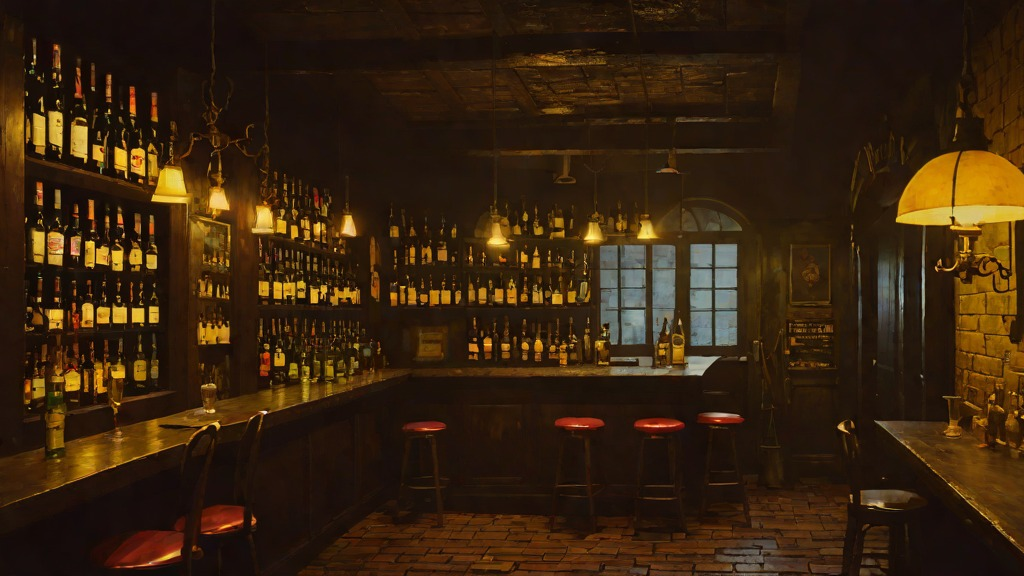
#> input picture art/fontes/fundo_porao_4.jpg, 1024 x 576 px
$ python montar_cena.py
#> lines starting #> are read from the running program, lines starting #| are printed output that depends on the picture
### art/recorte.py
"""Transforma um retrato (PNG com fundo recortado) em recorte de revista com borda de papel.

Uso: python3 art/recorte.py entrada.png saida.png [LARGURA]
A borda é irregular, como cortada à tesoura, e o papel tem uma textura leve.
"""
import sys

import numpy as np
from PIL import Image, ImageChops, ImageFilter

PAPEL = (236, 228, 210)


def recorte(entrada, saida, largura=900, borda=16, seed=7):
    im = Image.open(entrada).convert("RGBA")
    im = im.resize((largura, round(im.height * largura / im.width)), Image.LANCZOS)
    pad = borda * 3
    W, H = im.width + 2 * pad, im.height + 2 * pad
    foto = Image.new("RGBA", (W, H), (0, 0, 0, 0))
    foto.paste(im, (pad, pad))

    # A base do retrato é um corte reto: estende o alfa até a borda de baixo
    alfa = np.array(foto.getchannel("A")) >= 128
    alfa[pad + im.height - 2:, :] = alfa[pad + im.height - 3, :]
    alfa[H - pad // 2:, :] = False
    foto_a = Image.fromarray((alfa * 255).astype(np.uint8))

    # Borda de papel: o recorte engordado, com contorno irregular de tesoura
    gordo = foto_a.filter(ImageFilter.MaxFilter(borda * 2 + 1))
    rng = np.random.default_rng(seed)
    ruido = Image.fromarray((rng.random((H // 6 + 1, W // 6 + 1)) * 255).astype(np.uint8)).resize((W, H), Image.BICUBIC)
    gordo = ImageChops.multiply(gordo.filter(ImageFilter.GaussianBlur(5)), Image.eval(ruido, lambda v: 170 + v // 3))
    papel_a = gordo.point(lambda v: 255 if v > 110 else 0).filter(ImageFilter.ModeFilter(5))

    grao = Image.fromarray((rng.normal(0, 7, (H, W))).clip(-20, 20).astype(np.int16) + 0, None)
    base = np.zeros((H, W, 4), np.uint8)
    base[..., :3] = np.clip(np.array(PAPEL)[None, None, :] + np.array(grao)[..., None], 0, 255)
    base[..., 3] = np.array(papel_a)
    out = Image.fromarray(base, "RGBA")

    # Foto por cima, com a base reta e uma sombra fina de impressão na borda interna
    foto.putalpha(Image.fromarray(np.minimum(np.array(foto.getchannel("A")), np.array(papel_a))))
    foto_a2 = foto.getchannel("A").point(lambda v: 255 if v >= 128 else 0)
    linha = Image.new("RGBA", (W, H), (60, 50, 40, 0))
    linha.putalpha(ImageChops.subtract(foto_a2.filter(ImageFilter.MaxFilter(3)), foto_a2).point(lambda v: v // 3))
    out.alpha_composite(foto)
    out.alpha_composite(linha)
    out = out.crop(out.getbbox())
    if saida:
        out.save(saida)
    return out


# [2 lines that do not run on import are left out]

### art/montar_cena.py
"""Gera a arte do jogo no estilo recorte de revista.

Uso: python3 art/montar_cena.py
- art/fontes/fundo_porao_<n>.jpg   -> art/cena/fundo_balcao.webp (escolha com FUNDO=fundo_porao_2.jpg)
- art/fontes/gerado/<nome>.jpg     -> art/cena/fundo_<nome>.webp (cantos do bar, abertura, momentos-chave;
                                      gerados com art/gerar_fundos.py)
- MORTOS                           -> art/cena/fundo_<chave>_morto.webp (provisórias: recorte do personagem
                                      deitado e em preto e branco por cima de um fundo; nada é redesenhado)
- moldura de pôster                -> art/cena/moldura.webp
- papel rasgado                    -> art/cena/rasgo.png
- art/fontes/<personagem>_<expr>.png -> art/cena/<personagem>_<expr>.webp
  (retrato com fundo recortado; "neutro" é obrigatório, as outras expressões são opcionais)
"""
import glob
import os
import sys

from PIL import Image, ImageDraw, ImageEnhance, ImageFont, ImageOps

sys.path.insert(0, os.path.dirname(os.path.abspath(__file__)))
from moldura import moldura
from rasgo import rasgo
from recorte import recorte

AQUI = os.path.dirname(os.path.abspath(__file__))
FONTES, CENA = os.path.join(AQUI, "fontes"), os.path.join(AQUI, "cena")
FUNDO = os.environ.get("FUNDO", "fundo_porao_4.jpg")  # 4 opções geradas com sdxl-turbo; o Peter escolheu a 4
TAM = (1280, 720)

# imagens provisórias de morte: personagem, fundo onde cai, legenda
MORTOS = {
    "rayo": ("amanhecer", "DESTRUÍDO AO AMANHECER"),
    "cao": ("amanhecer", "O XERIFE VIROU CINZA"),
    "harumi": ("porto", "ENCONTRADA NO PORTO"),
}


def tratar_fundo(img):
    img = img.convert("RGB").resize(TAM, Image.LANCZOS)
    img = ImageEnhance.Color(img).enhance(0.85)
    return ImageEnhance.Brightness(img).enhance(1.05)


def morto(chave, fundo, legenda):
    base = Image.open(os.path.join(FONTES, "gerado", fundo + ".jpg")).convert("RGB").resize(TAM, Image.LANCZOS)
    base = ImageEnhance.Brightness(ImageOps.grayscale(base).convert("RGB")).enhance(0.55)
    corpo = recorte(os.path.join(FONTES, f"{chave}_neutro.png"), None, 520)
    alfa = corpo.getchannel("A")
    corpo = ImageOps.colorize(ImageOps.grayscale(corpo), black=(20, 16, 14), white=(214, 204, 186))
    corpo.putalpha(alfa)
    corpo = corpo.rotate(84, expand=True, resample=Image.BICUBIC)
    base.paste(corpo, ((TAM[0] - corpo.width) // 2, TAM[1] - corpo.height + 40), corpo)
    # carimbo vermelho de jornal
    d = ImageDraw.Draw(base)
    fonte = ImageFont.truetype(os.path.join(FONTES, "SpecialElite-Regular.ttf"), 46)  # fonte do tema revista (Apache 2.0)
    caixa = d.textbbox((0, 0), legenda, font=fonte)
    w, h = caixa[2] - caixa[0], caixa[3] - caixa[1]
    x, y = (TAM[0] - w) // 2, 70
    d.rectangle((x - 22, y - 16, x + w + 22, y + h + 26), fill=(143, 29, 38))
    d.text((x, y), legenda, font=fonte, fill=(244, 231, 210))
    return base


tratar_fundo(Image.open(os.path.join(FONTES, FUNDO))).save(os.path.join(CENA, "fundo_balcao.webp"), quality=72)
for f in sorted(glob.glob(os.path.join(FONTES, "gerado", "*.jpg"))):
    nome = os.path.basename(f)[:-4]
    tratar_fundo(Image.open(f)).save(os.path.join(CENA, f"fundo_{nome}.webp"), quality=72)
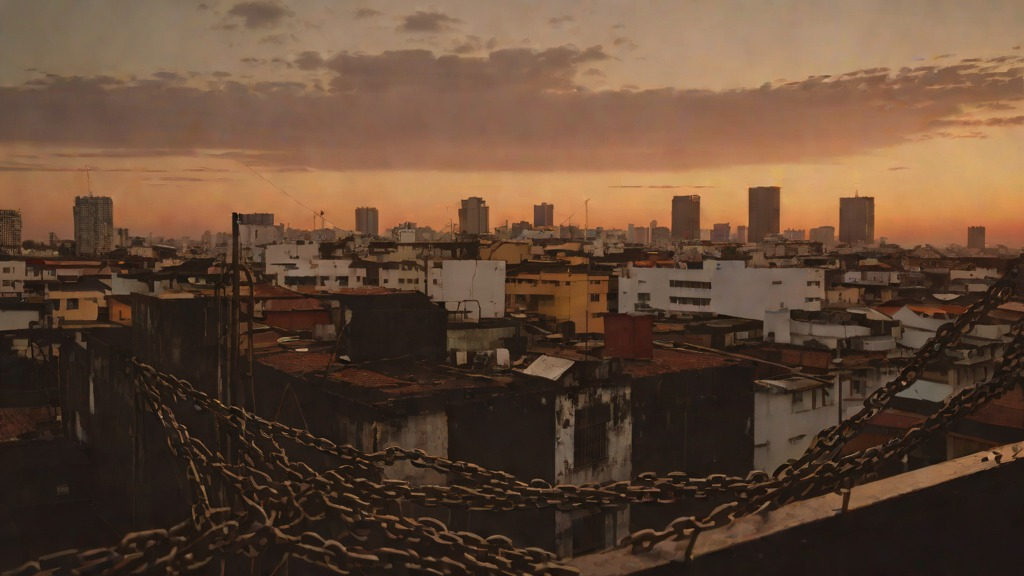
#> input picture art/fontes/gerado/amanhecer.jpg, 1024 x 576 px
    print("fundo", nome)
for chave, (fundo, legenda) in MORTOS.items():
    morto(chave, fundo, legenda).save(os.path.join(CENA, f"fundo_{chave}_morto.webp"), quality=72)
#> in morto, `base = ImageEnhance.Brightness(ImageOps.grayscale(base).convert("RGB")..`:
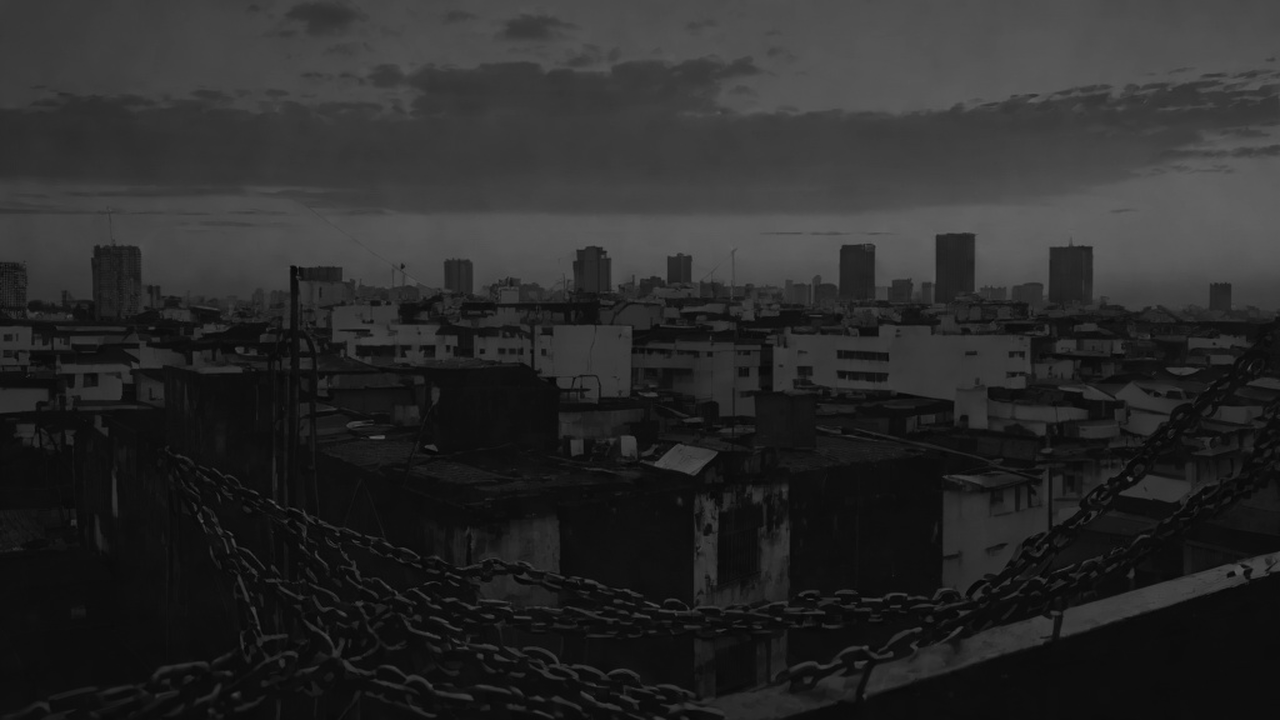
#> base: PIL image 1280x720 RGB; min 3, max 102, mean 42.5
#> (the run stopped early here; a loop or call above may not have finished)
